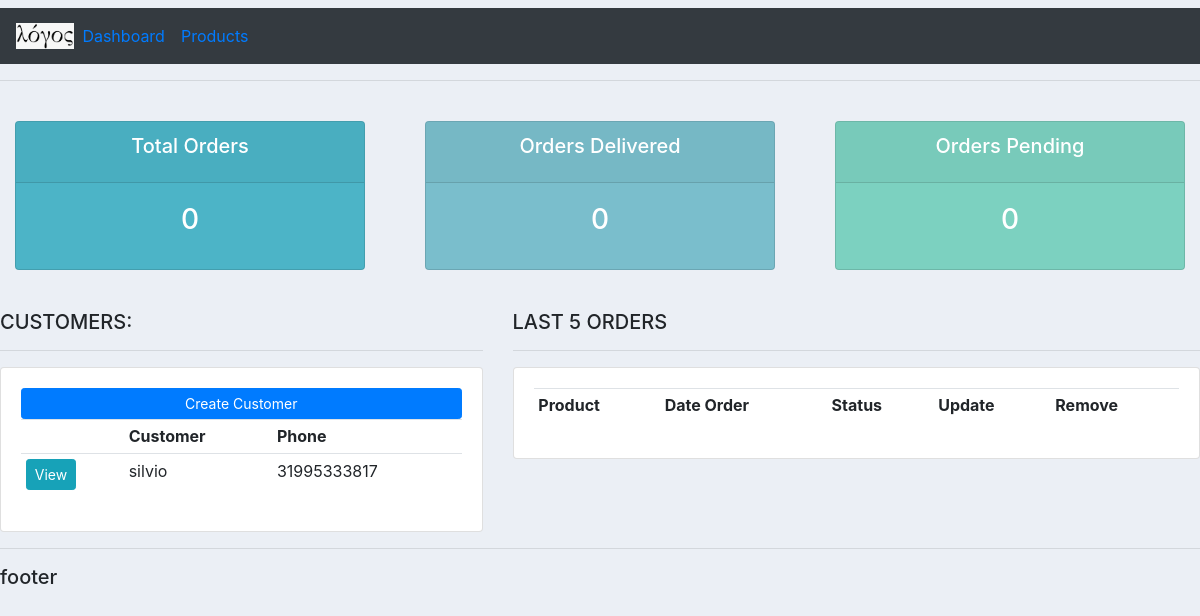
The app's page /, older data.
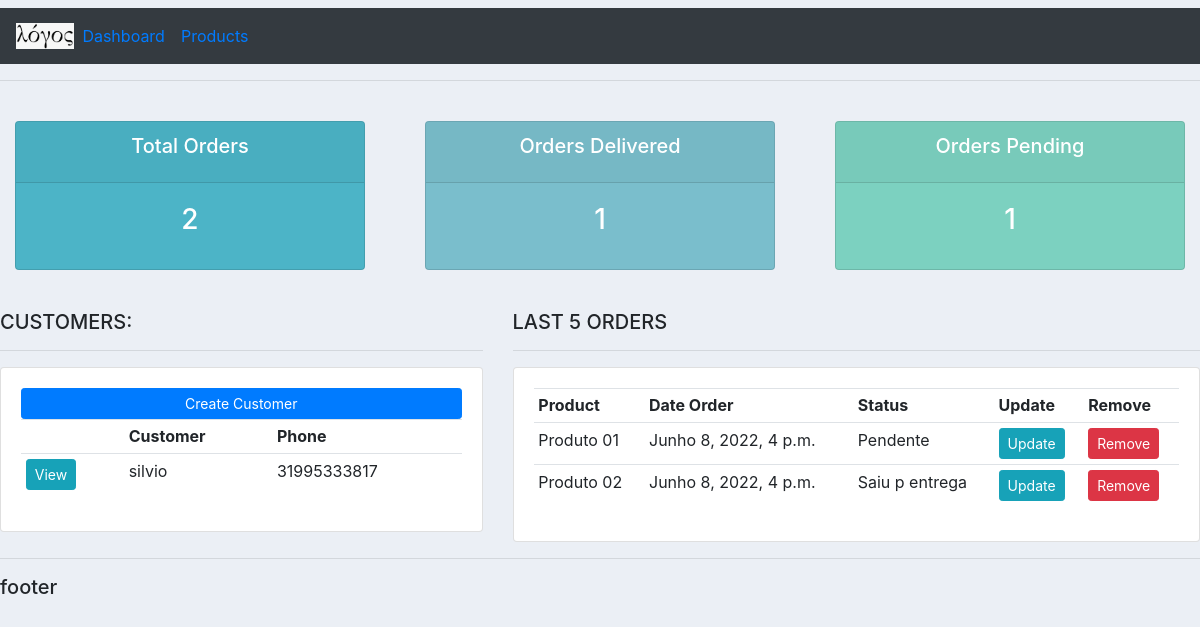
The same page, newer data.
### accounts/models.py (models this page shows, shortened)
class Customer(models.Model):
    name = models.CharField(max_length=200, null=True)
    phone = models.CharField(max_length=200, null=True)
    email = models.CharField(max_length=200, null=True)
    date_created = models.DateTimeField(auto_now_add=True,null=True)

class Order(models.Model):
    STATUS = (('Pendente','Pendente'),
              ('Saiu p entrega', 'Saiu p entrega'),
              ('Entregue','Entregue'))
    customer = models.ForeignKey(Customer, null=True, on_delete=models.SET_NULL)
    product = models.ForeignKey(Products, null=True, on_delete=models.SET_NULL)
    status = models.CharField(max_length=200, null=True, choices=STATUS)
    date_created = models.DateTimeField(auto_now_add=True,  null=True)
    note = models.CharField(max_length=500, null=True)

class Products(models.Model):
    CATEGORY = (('in','in'),('out','out'))
    name = models.CharField(max_length=200, null=True)
    price = models.FloatField(null=True)
    category = models.CharField(max_length=200, null=True, choices=CATEGORY)
    description = models.CharField(max_length=200, null=True, blank=True)
    date_created = models.DateTimeField(auto_now_add=True,  null=True)
    tags = models.ManyToManyField(Tag)
    def __str__(self):
        return self.name

### accounts/views.py (the view)
# urls.py: path('', views.home, name="home"),
def home(request):
    customer_list = Customer.objects.all()
    order_list = Order.objects.all()
    total_orders = order_list.count()
    delivered = order_list.filter(status='Saiu p entrega').count()
    pending = order_list.filter(status='Pendente').count()
    context = {'customer_list':customer_list, 'order_list':order_list,'total_orders':total_orders, 'delivered':delivered,'pending':pending}
    return render(request, 'accounts/dashboard.html', context)

### accounts/templates/accounts/dashboard.html
{% extends 'accounts/main.html' %}
{% block content %}
{% include 'accounts/status.html' %}
<br>
<div class="row">
	<div class="col-md-5">
		<h5>CUSTOMERS:</h5>
		<hr>
		<div class="card card-body">
			<a class="btn btn-primary  btn-sm btn-block" href="">Create Customer</a>
			<table class="table table-sm">
				<tr>
					<th></th>
					<th>Customer</th>
					<th>Phone</th>
				</tr>
				{% for c in customer_list %}
				<tr>
					<td><a class="btn btn-sm btn-info" href="{% url 'customer' c.id %}">View</a></td>
					<td>{{c.name}}</td>
					<td>{{c.phone}}</td>
				</tr>
				{% endfor %}
			</table>
		</div>
	</div>
	<div class="col-md-7">
		<h5>LAST 5 ORDERS</h5>
		<hr>
		<div class="card card-body">
			<table class="table table-sm">
				<tr>
					<th>Product</th>
					<th>Date Order</th>
					<th>Status</th>
					<th>Update</th>
					<th>Remove</th>
					{% for order in order_list %}
					<tr>
						<td>{{order.product}}</td>
						<td>{{order.date_created}}</td>
						<td>{{order.status}}</td>
						<td><a class="btn btn-sm btn-info" href="{% url 'update_order' order.id %}">Update</a></td>
						<td><a class="btn btn-sm btn-danger" href="{% url 'delete_order' order.id %}">Remove</a></td
					</tr>
					{% endfor %}
			</table>
		</div>
	</div>
</div>
{% endblock %}

Row changes from the older to the newer data that the page shows:
added Order: product "Produto 01", date_created "Junho 8, 2022, 4 p.m.", status "Pendente"
added Order: product "Produto 02", date_created "Junho 8, 2022, 4 p.m.", status "Saiu p entrega"
Text that changed along with them:
{{ total_orders }}: "0" → "2"
{{ delivered }}: "0" → "1"
{{ pending }}: "0" → "1"
